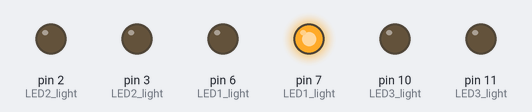
Simulated run of this sketch. Board: Arduino Uno, built with avr-gcc and run on an emulated ATmega328P. Shown: output pins drawn as LEDs (lit = HIGH).

Above: at 0.1 s.
At 2.1 s:
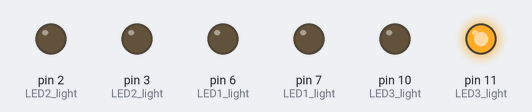
At 3.1 s:
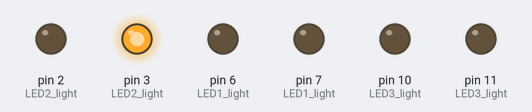
At 6.6 s:
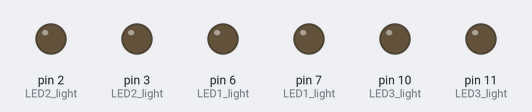
Timing chart, 0 to 8.1 s (numbered marks = the images above):
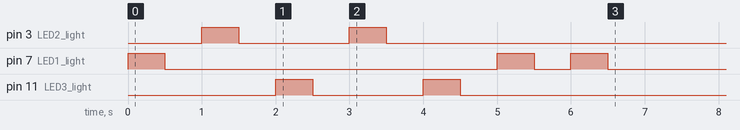

The sketch:

LED_Pattern.ino
```cpp
void LED1_light(){
pinMode(7, OUTPUT);
pinMode(6, OUTPUT);
digitalWrite(7, HIGH);
digitalWrite(6, LOW);
delay(500);

digitalWrite(7, LOW);
digitalWrite(6, LOW);
delay(500);
}

void LED2_light(){
  pinMode(3, OUTPUT);
  pinMode(2, OUTPUT);
  digitalWrite(3,HIGH);
  digitalWrite(2,LOW);
  delay(500);
  digitalWrite(3,LOW);
  digitalWrite(2,LOW);
  delay(500);
}
void LED3_light(){
  pinMode(11, OUTPUT);
  pinMode(10, OUTPUT);
  digitalWrite(11,HIGH);
  digitalWrite(10,LOW);
  delay(500);
  digitalWrite(11,LOW);
  digitalWrite(10,LOW);
  delay(500);
}
void setup() {
  // put your setup code here, to run once:
LED1_light();
LED2_light();
LED3_light();
LED2_light();
LED3_light();
LED1_light();
LED1_light();
}

void loop() {
  // put your main code here, to run repeatedly:

}
```
